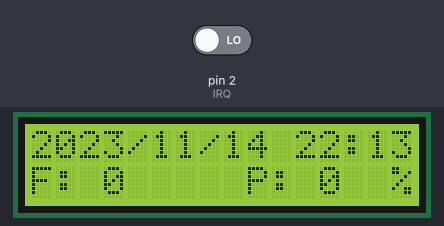
The sketch below on a simulated Arduino Uno, built with avr-gcc and run on an emulated ATmega328P. Parts: 16×2 character LCD. The test bench sets the inputs (shaded band); at power-on: pin 2 (IRQ) LOW. The local clock reads 2024-03-15 10:24:30 at power-on unless the sketch sets it; what the sketch prints to the serial monitor is not drawn.

Above: at 1.2 s.
1.3 s: pin 2 (IRQ) driven HIGH
3.5 s: pin 2 (IRQ) driven LOW
At 13.6 s:
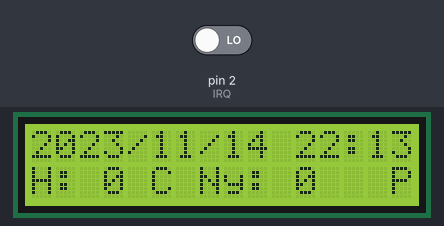
At 40.38 s:
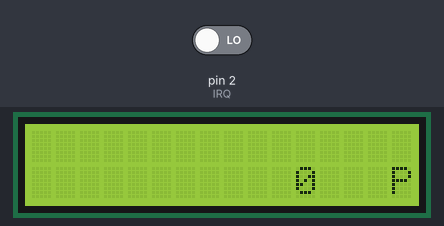

Measured:
- what the display in image 1 shows lasts 1.1 s, from 12.8 s to 13.9 s

The sketch:

indoor_v03.ino
```cpp
#include <Wire.h>
#include <LCD.h>
#include <LiquidCrystal_I2C.h>
#include "RTClib.h"

// This headers for SPI connection to the wireless connction with NRF24L01
#include <SPI.h>
#include <Mirf.h>
#include <nRF24L01.h>
#include <MirfHardwareSpiDriver.h>

// Defining LCD pins
#define keyboard 0x21
#define I2C_ADDR    0x27
#define BACKLIGHT_PIN  3
#define En_pin  2
#define Rw_pin  1
#define Rs_pin  0
#define D4_pin  4
#define D5_pin  5
#define D6_pin  6
#define D7_pin  7
#define  LED_OFF  0
#define  LED_ON  1

// LCD display connection
LiquidCrystal_I2C  lcd(I2C_ADDR,En_pin,Rw_pin,Rs_pin,D4_pin,D5_pin,D6_pin,D7_pin);

// RTC settings
RTC_DS1307 RTC;

#define IRQ 2


/******************** Timer values *****************/

unsigned long     alarmTimer     = 0;
unsigned long     tmpTimer       = 0;
unsigned long     time           = 0;
unsigned long     timeOut        = 0;
unsigned long     clearTime      = 0;
unsigned long     clearPrevTime  = 0;

/************************* Flags *******************/

boolean     dataRec              = false;      // nincs hasznalatban
boolean     handShake            = false;      // kommunikacio szinkron flag

/*********************** Declaration of parameters ********************/

int         j                    = 0;         // for ciklus valtozoja

boolean     switch1              = false;     // 1. szabadon felhasznalhato kapcsolo
boolean     switch2              = false;     // 2. szabadon felhasznalhato kapcsolo
boolean     switch3              = false;     // 3. szabadon felhasznalhato kapcsolo
byte        handS_sent           = B10101010; // szinkron bajt
byte        handS_recv           = B00000000; // szinkron bajt
byte        handS_buff           = B00000000; // szinkron bajt

int         val                  = 0;
int         dhtHum               = 0;
int         dhtTemp              = 0;
long        bmpPres              = 0;

DateTime    now;
int         hours                = 0;
int         minutes              = 0;
int         seconds              = 0;
unsigned long     mills          = 0;
unsigned long     subtract       = 0;
/******************* Buffers for the transreceiver *****************/

int16_t     txbuff[9];                        // kuldesre varo adatok tombje
int16_t     rxbuff[9];                        // bejovo adatok tombje

/************************** Setup *******************************/
void setup()  {
  pinMode(IRQ, INPUT);
  Wire.begin();
  Serial.begin(9600);
  lcdInit();
  rtcInit();
  mirfInit();
  attachInterrupt(0, voidGetPacket, LOW);
}

/************************** Loop *******************************/
void loop()   {
  voidRTC();
  voidLCDData();
  if (digitalRead(IRQ) == HIGH) {
    Serial.println("HIGH");
  }
  else {
     Serial.println("LOW");
     //voidGetPacket();
  }
  /*while ( handShake == false ){
      Serial.println(" Handshaking!");
      voidHandShake();
  }*/
  // voidGetPacket();
  //attachInterrupt(0, voidGetPacket, LOW);
}

/****************** Initalizing LCD screen ********************/
void lcdInit(){
  lcd.begin (16,2);
  lcd.setBacklightPin(BACKLIGHT_PIN,POSITIVE);
  lcd.setBacklight(LED_ON);
}

/******************** Initalizing RTC ************************/
void rtcInit(){
  RTC.begin();
  RTC.adjust(DateTime(__DATE__, __TIME__));
}

/******************* Initalizing MiRF ************************/
void mirfInit(){
  Mirf.payload = 32;
  Mirf.channel = 10;
  Mirf.csnPin = 14;
  Mirf.cePin = 15;
  Mirf.spi = &MirfHardwareSpi;
  Mirf.init();
  Mirf.setRADDR((byte *)"devin");
  Mirf.setTADDR((byte *)"devou");
  Mirf.config();
}

/********************* Handshake ****************************/
void voidHandShake(){
  Serial.println(" Handshaking method!");
  if (Mirf.dataReady() == true){
    Mirf.getData((byte *) &handS_buff);
    Serial.println(" Got request!");
    Serial.println(handS_buff, DEC);
    handS_sent = handS_buff;
    Mirf.send((byte *)&handS_sent);
    while(Mirf.isSending()){
    }
    Serial.println(" Respond for handshaking sent!");
    if (Mirf.dataReady() == true){
      Mirf.getData((byte *) &handS_recv);
    }
    if ( handS_sent == handS_recv ) {
      handShake = true;
      Serial.println(" Handshake successful!");
    }
    else
     Serial.println(" No connection between the receiver and the transmitter! ");
  }
  else Serial.println(" No request!");

}

/******************** Generating packet ********************/

void voidPacketGen(){
  // Creating packet
    txbuff[0] = 0;
    Serial.print("0. bajt: ");
    Serial.println(txbuff[0], BIN);
    txbuff[1] = 0;
    Serial.print("1. bajt: ");
    Serial.println(txbuff[1], BIN);
    txbuff[2] = 0;
    Serial.print("2. bajt: ");
    Serial.println(txbuff[2], BIN);
    txbuff[3] = 0;
    Serial.print("3. bajt: ");
    Serial.println(txbuff[3], BIN);
    txbuff[4] = 0;
    Serial.print("4. bajt: ");
    Serial.println(txbuff[4], BIN);
    txbuff[5] = 0;
    Serial.print("5. bajt: ");
    Serial.println(txbuff[5], BIN);
    txbuff[6] = 0;
    Serial.print("6. bajt: ");
    Serial.println(txbuff[6], BIN);
    txbuff[7] = 0;
    Serial.print("7. bajt: ");
    Serial.println(txbuff[7], BIN);
    txbuff[8] = 0;
    Serial.print("8. bajt: ");
    Serial.println(txbuff[8], BIN);
}

/******************** Function for sending packet ********************/

void voidPacketSend(){
    voidPacketGen();
    Mirf.send((byte *)&txbuff);
    while(Mirf.isSending()){
    }
    Serial.println("Packet sent...");
}

/****************** Filling up server data *******************/

void voidGetPacket(){
  //Serial.println("Buli van!");
  //detachInterrupt(0);
  //while( !Mirf.dataReady() ){
  //}
  if (Mirf.dataReady() == true){
    Mirf.getData((byte *) &rxbuff);
    for ( j = 0; j < 9; j++ ){
      //Serial.print(j);
      //Serial.print(". bajt: ");
      //Serial.println(rxbuff[j], DEC);
    }
    dhtHum = rxbuff[0];
    dhtTemp = rxbuff[1];
    val = rxbuff[2];
    bmpPres = rxbuff[3];
    //Serial.println("Packet receiver: Packet is got! ");
  }
}

/********************* Actual time *********************/
void voidRTC(){
  now = RTC.now();

  lcd.setCursor(0,0);
  lcd.print(now.year(), DEC);

  lcd.setCursor(4,0);
  lcd.print("/");

  if ( now.month() < 10 ){
    lcd.setCursor(5,0);
    lcd.print(0, DEC);
    lcd.setCursor(6,0);
    lcd.print(now.month(), DEC);
  }
  else {
    lcd.setCursor(5,0);
    lcd.print(now.month(), DEC);
  }

  lcd.setCursor(7,0);
  lcd.print("/");

  if ( now.day() < 10 ){
    lcd.setCursor(8,0);
    lcd.print(0, DEC);
    lcd.setCursor(9,0);
    lcd.print(now.day(), DEC);
  }
  else {
    lcd.setCursor(8,0);
    lcd.print(now.day(), DEC);
  }

  if ( now.hour() < 10 ){
    lcd.setCursor(11,0);
    lcd.print(0, DEC);
    lcd.setCursor(12,0);
    lcd.print(now.hour(), DEC);
  }
  else {
    lcd.setCursor(11,0);
    lcd.print(now.hour(), DEC);
  }


  if ( seconds % 2 == 0 ){
    lcd.setCursor(13,0);
    lcd.print(":");
  }
  else{
    lcd.setCursor(13,0);
    lcd.print(" ");
  }

  if ( now.minute() < 10 ){
    lcd.setCursor(14,0);
    lcd.print(0, DEC);
    lcd.setCursor(15,0);
    lcd.print(now.minute(), DEC);
  }
  else {
    lcd.setCursor(14,0);
    lcd.print(now.minute(), DEC);
  }

  //lcd.print(":");
  //lcd.print(now.second(), DEC);

  if(now.second()!=seconds){
    lcd.clear();
    seconds=now.second();
  }
}

/******************************** Datas on LCD ***************************/
void voidLCDData(){
  if ( now.second() >= 0 && now.second() < 30 ){
    lcd.setCursor(0,1);
    lcd.print("F: ");
    lcd.setCursor(3,1);
    lcd.print(val, DEC);

    lcd.setCursor(9,1);
    lcd.print("P: ");
    lcd.setCursor(12,1);
    lcd.print(dhtHum, DEC);
    lcd.setCursor(15,1);
    lcd.print("%");
  }
  if ( now.second() > 29 && now.second() < 60 ){
    lcd.setCursor(0,1);
    lcd.print("H: ");
    lcd.setCursor(3,1);
    lcd.print(dhtTemp, DEC);
    lcd.setCursor(5,1);
    lcd.print("C");

    lcd.setCursor(7,1);
    lcd.print("Ny: ");
    lcd.setCursor(11,1);
    lcd.print(bmpPres, DEC);
    lcd.setCursor(15,1);
    lcd.print("P");
  }
 /* if ( now.second() == 44 ){
    lcd.setCursor(0,1);
    lcd.print("F: ");
    lcd.setCursor(3,1);
    lcd.print(val, DEC);

    lcd.setCursor(0,);
    lcd.print("P: ");
    lcd.setCursor(3,1);
    lcd.print(val, DEC);
  }
  if ( now.second() == 59 ){
    lcd.setCursor(0,1);
    lcd.print("F: ");
    lcd.setCursor(3,1);
    lcd.print(val, DEC);

    lcd.setCursor(0,);
    lcd.print("P: ");
    lcd.setCursor(3,1);
    lcd.print(val, DEC);
  }*/
}

/************************* Data receive flag ***********************/
void voidDataRec(){
  dataRec = true;
}
```
